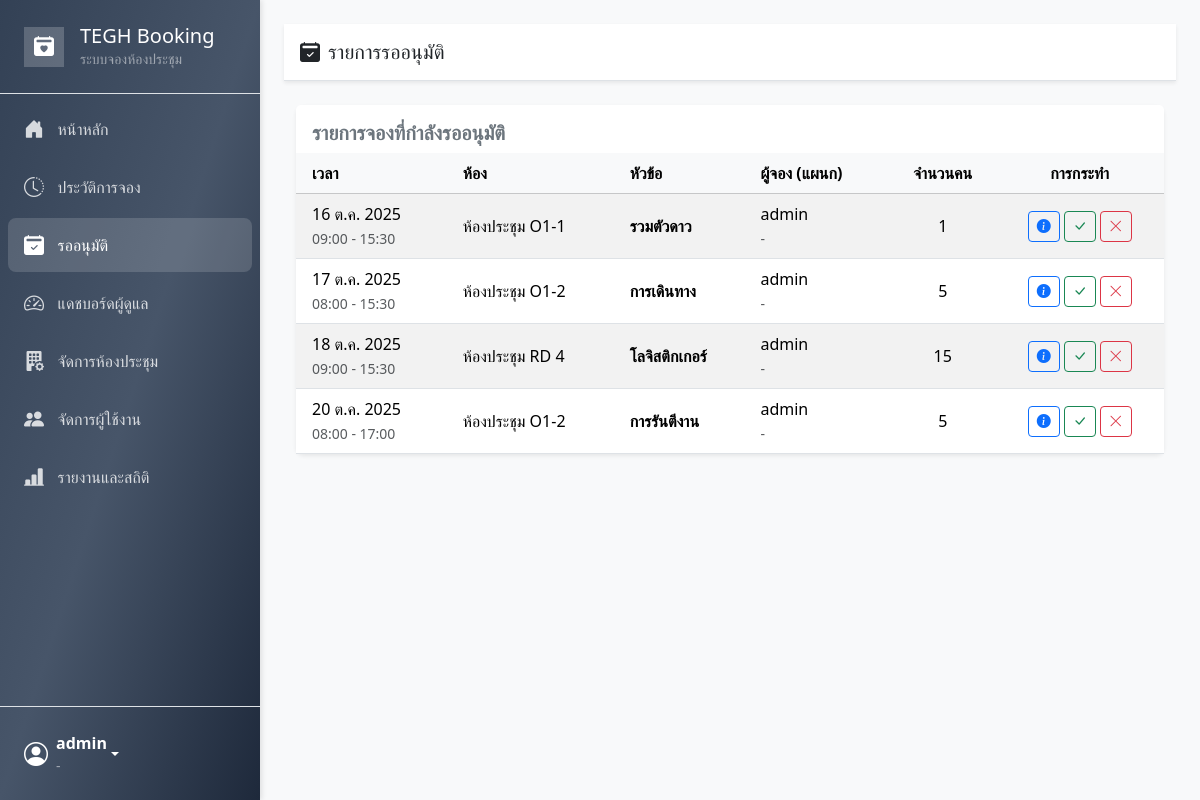
Before: /approvals/ (signed in) with the older database file.
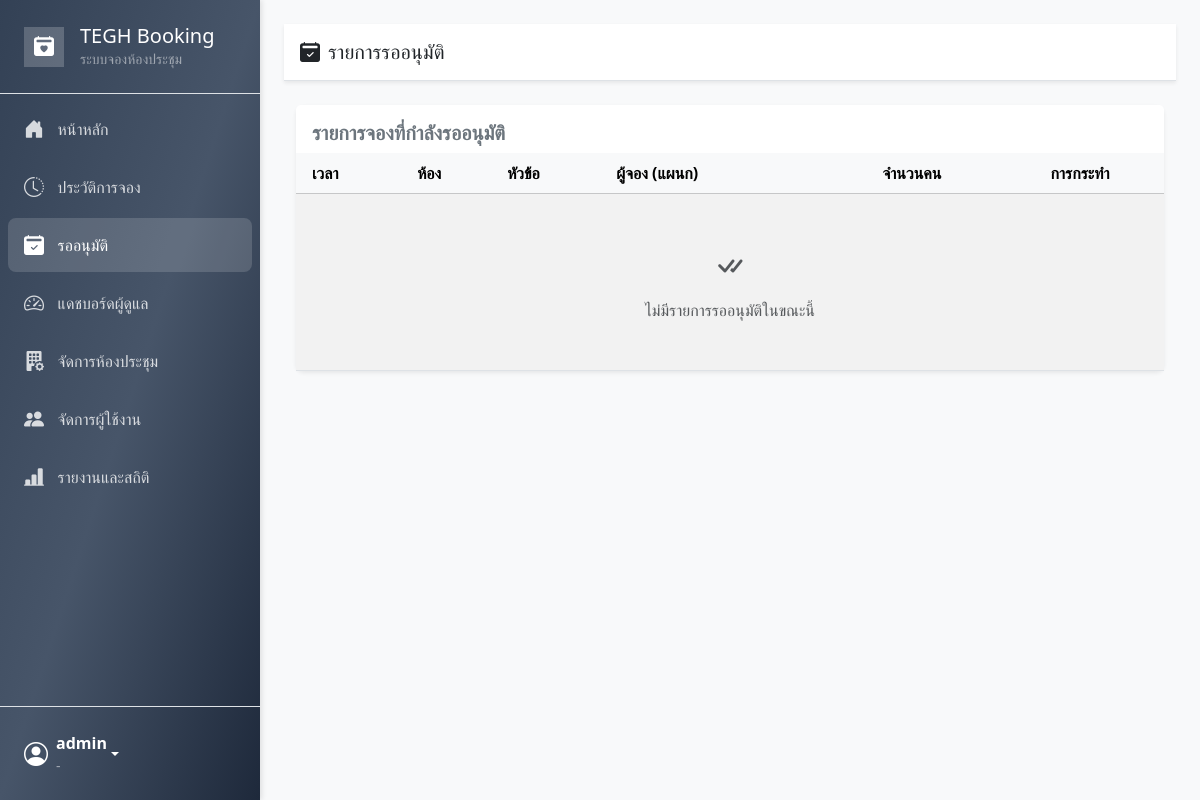
After: the same page with the newer database file.
### booking/models.py (models this page shows, shortened)
class Booking(models.Model):
    room = models.ForeignKey(Room, verbose_name="ห้องประชุม", on_delete=models.CASCADE, related_name='bookings')
    booked_by = models.ForeignKey(User, verbose_name="ผู้จอง", on_delete=models.CASCADE, related_name='booking')
    title = models.CharField("หัวข้อการประชุม", max_length=200)
    description = models.TextField("รายละเอียด/วาระ", blank=True, null=True)
    start_time = models.DateTimeField("เวลาเริ่มต้น", default=timezone.now)
    end_time = models.DateTimeField("เวลาสิ้นสุด", default=timezone.now)
    participant_count = models.PositiveIntegerField("จำนวนผู้เข้าร่วม (โดยประมาณ)", default=1)
    participants = models.ManyToManyField(
        User,
        verbose_name="รายชื่อผู้เข้าร่วม (ในระบบ)", # <-- 1. ค้นหา
        related_name='participating_bookings',
        blank=True
    )
    external_participants = models.TextField(
        "รายชื่อผู้เข้าร่วม (ภายนอก)", # <-- 2. พิมพ์เอง
        blank=True, null=True,
        help_text="สำหรับแขก หรือผู้ที่ไม่มีบัญชีในระบบ (พิมพ์ชื่อ คั่นด้วยจุลภาค หรือขึ้นบรรทัดใหม่)"
    )
    STATUS_CHOICES = [
        ('PENDING', 'รออนุมัติ'), ('APPROVED', 'อนุมัติแล้ว'),
        ('REJECTED', 'ถูกปฏิเสธ'), ('CANCELLED', 'ยกเลิกแล้ว'),
    ]
    status = models.CharField("สถานะ", max_length=10, choices=STATUS_CHOICES, default='PENDING')
    created_at = models.DateTimeField(auto_now_add=True)
    updated_at = models.DateTimeField(auto_now=True)
    chairman = models.CharField("ประธานในที่ประชุม", max_length=150, blank=True, null=True)
    department = models.CharField("แผนกผู้จอง", max_length=100, blank=True, null=True)
    presentation_file = models.FileField("ไฟล์นำเสนอ", upload_to='presentation_files/', blank=True, null=True, help_text="ไฟล์ที่ต้องการเปิดขึ้นจอ (PDF, PPT, Word, Excel)")
    additional_requests = models.TextField("คำขอเพิ่มเติม", blank=True, null=True, help_text="เช่น กาแฟ, อุปกรณ์พิเศษ")
    attachment = models.FileField("ไฟล์แนบอื่นๆ", upload_to='booking_attachments/', blank=True, null=True, help_text="เอกสารอื่นๆ ที่เกี่ยวข้อง")
    additional_notes = models.TextField("หมายเหตุ", blank=True, null=True)
    class Meta:
        ordering = ['-start_time']
        verbose_name = "การจอง"
        verbose_name_plural = "รายการจองทั้งหมด"
    def __init__(self, *args, **kwargs):
        super().__init__(*args, **kwargs)
        if self.pk:
            self.__original_start_time = self.start_time
            self.__original_end_time = self.end_time
            self.__original_room = self.room
        else:
            self.__original_start_time = None
            self.__original_end_time = None
            initial_room_id = kwargs.get('initial', {}).get('room') if 'initial' in kwargs else None
            self.__original_room = Room.objects.get(pk=initial_room_id) if initial_room_id else None

class Room(models.Model):
    name = models.CharField("ชื่อห้องประชุม", max_length=100, unique=True)
    building = models.CharField("อาคาร", max_length=50, blank=True, null=True)
    floor = models.CharField("ชั้น", max_length=20, blank=True, null=True)
    capacity = models.PositiveIntegerField("ความจุ (คน)", default=1)
    equipment_in_room = models.TextField(
        "อุปกรณ์ภายในห้อง",
        blank=True, null=True,
        help_text="ระบุอุปกรณ์ทีละรายการ บรรทัดละอย่าง"
    )
    image = models.ImageField(
        "รูปภาพห้องประชุม",
        upload_to='room_images/',
        blank=True, null=True
    )
    class Meta:
        ordering = ['building', 'floor', 'name']
        verbose_name = "ห้องประชุม"
        verbose_name_plural = "ห้องประชุม"

class Profile(models.Model):
    user = models.OneToOneField(User, on_delete=models.CASCADE, verbose_name="ผู้ใช้")
    department = models.CharField("แผนก/ฝ่าย", max_length=100, blank=True, null=True)
    phone = models.CharField("เบอร์โทรศัพท์", max_length=20, blank=True, null=True)
    avatar = models.ImageField("รูปโปรไฟล์", upload_to='avatars/', default='avatars/default.png', blank=True, null=True)
    class Meta:
        verbose_name = "ข้อมูลผู้ใช้เพิ่มเติม"
        verbose_name_plural = "ข้อมูลผู้ใช้เพิ่มเติม"

### booking/views.py (the view)
# urls.py: path('approvals/', views.approvals_view, name='approvals'),
@login_required
@user_passes_test(is_approver_or_admin)
def approvals_view(request):
    pending_bookings = Booking.objects.filter(status='PENDING') \
                                      .select_related('room', 'booked_by', 'booked_by__profile') \
                                      .order_by('start_time')
    return render(request, 'pages/approvals.html', {'pending_bookings': pending_bookings})

### booking/views.py (called while the page is built)
def is_admin(user):
    return user.is_authenticated and user.groups.filter(name='Admin').exists()

def is_approver_or_admin(user):
    return user.is_authenticated and user.groups.filter(name__in=['Approver', 'Admin']).exists()

### templates/pages/approvals.html (shortened to what this page needs)
{% extends 'base.html' %}
{% load static %}
{% block page_title %}<i class="bi bi-calendar2-check-fill me-2"></i>รายการรออนุมัติ{% endblock %}
{% block content %}
<div class="container-fluid py-4">
    <div class="card shadow-sm border-0 rounded-3">
        <div class="card-header bg-white border-bottom-0 pt-3 pb-2">
            <h5 class="mb-0 fw-bold text-secondary">รายการจองที่กำลังรออนุมัติ</h5>
        </div>
        <div class="table-responsive">
            <table class="table table-striped table-hover mb-0 align-middle">
                <thead class="table-light">
                    <tr>
                        <th scope="col" class="ps-3">เวลา</th>
                        <th scope="col">ห้อง</th>
                        <th scope="col">หัวข้อ</th>
                        <th scope="col">ผู้จอง (แผนก)</th>
                        <th scope="col" class="text-center">จำนวนคน</th>
                        <th scope="col" class="text-center">การกระทำ</th>
                    </tr>
                </thead>
                <tbody>
                    {% for booking in pending_bookings %}
                    <tr>
                        <td class="ps-3">
                            {{ booking.start_time|date:"d M Y" }}<br>
                            <span class="text-muted small">{{ booking.start_time|date:"H:i" }} - {{ booking.end_time|date:"H:i" }}</span>
                        </td>
                        <td>{{ booking.room.name }}</td>
                        <td>
                            <strong>{{ booking.title }}</strong>
                        </td>
                        <td>
                            {{ booking.booked_by.get_full_name|default:booking.booked_by.username }}
                            <br>
                            <span class="text-muted small">{{ booking.department|default:booking.booked_by.profile.department|default:"-" }}</span>
                        </td>
                        <td class="text-center">{{ booking.participant_count }}</td>
                        <td class="text-center">
                            <div class="d-inline-flex gap-1" role="group">
                                <a href="{% url 'booking_detail' booking.id %}" class="btn btn-sm btn-outline-primary" title="ดูรายละเอียด">
                                    <i class="bi bi-info-circle-fill"></i>
                                </a>
                                <form action="{% url 'approve_booking' booking.id %}" method="post" class="d-inline" onsubmit="return confirm('ยืนยันการอนุมัติ \"{{ booking.title|escapejs }}\" ?');">
                                    <button type="submit" class="btn btn-sm btn-outline-success" title="อนุมัติ">
                                        <i class="bi bi-check-lg"></i>
                                    </button>
                                </form>
                                <form action="{% url 'reject_booking' booking.id %}" method="post" class="d-inline" onsubmit="return confirm('ยืนยันการปฏิเสธ \"{{ booking.title|escapejs }}\" ?');">
                                    <button type="submit" class="btn btn-sm btn-outline-danger" title="ปฏิเสธ">
                                        <i class="bi bi-x-lg"></i>
                                    </button>
                                </form>
                            </div>
                        </td>
                    </tr>
                    {% empty %}
                    <tr>
                        <td colspan="6" class="text-center text-muted py-5">
                            <i class="bi bi-check-all fs-2 d-block mb-2"></i>
                            ไม่มีรายการรออนุมัติในขณะนี้
                        </td>
                    </tr>
                    {% endfor %}
                </tbody>
            </table>
        </div>
    </div>
</div>
{% endblock %}

### templates/base.html (shortened to what this page needs)
{% load static %}
<!DOCTYPE html>
<html lang="th">
<head>
    <link href="https://cdn.jsdelivr.net/npm/bootstrap@5.3.3/dist/css/bootstrap.min.css" rel="stylesheet">
    <link rel="stylesheet" href="https://cdn.jsdelivr.net/npm/bootstrap-icons@1.11.3/font/bootstrap-icons.min.css">
    <link href="https://cdn.jsdelivr.net/npm/select2@4.1.0-rc.0/dist/css/select2.min.css" rel="stylesheet" />
    <link href="https://cdn.jsdelivr.net/npm/fullcalendar@6.1.14/index.global.min.css" rel="stylesheet" />
    <link rel="stylesheet" href="{% static 'css/theme.css' %}">
</head>
<body>
<div class="d-flex">
    <nav class="sidebar d-flex flex-column">
        <div class="sidebar-header p-4 border-bottom">
            <a href="{% url 'dashboard' %}" class="d-flex align-items-center gap-3 text-decoration-none">
                <div class="d-flex align-items-center justify-content-center rounded-lg" style="background-color: rgba(255,255,255,0.2); width: 40px; height: 40px;">
                    <i class="bi bi-calendar2-heart-fill fs-5 text-white"></i>
                </div>
                <div>
                    <h2 class="h5 text-white mb-0">TEGH Booking</h2>
                    <p class="small text-white-50 mb-0">ระบบจองห้องประชุม</p>
                </div>
            </a>
        </div>
        <div class="flex-grow-1 p-2">
            {% if menu_items %}
                {% for item in menu_items %}
                    {% if item.show %}
                        <a href="{% url item.url_name %}" class="sidebar-menu-button {% if item.active %}active{% endif %}">
                            <i class="{{ item.icon }} fs-5"></i>
                            <span>{{ item.label }}</span>
                        </a>
                    {% endif %}
                {% endfor %}
            {% else %}
                <a href="#" class="sidebar-menu-button disabled text-white-50">กำลังโหลดเมนู...</a>
            {% endif %}
        </div>
        <div class="sidebar-footer p-4 border-top">
            {% if user.is_authenticated %}
            <div class="dropdown">
                <a href="#" class="d-flex align-items-center text-white text-decoration-none dropdown-toggle" data-bs-toggle="dropdown" aria-expanded="false">
                    {% if user.profile.profile_picture %}
                    <img src="{{ user.profile.profile_picture.url }}" class="rounded-circle me-2" width="32" height="32" style="object-fit: cover;" alt="Profile">
                    {% else %}
                    <i class="bi bi-person-circle fs-4 me-2"></i>
                    {% endif %}
                    <div class="text-start">
                        <strong>{{ user.get_full_name|default:user.username }}</strong>
                        <div class="small text-white-50">{{ user.profile.department|default:"-" }}</div>
                    </div>
                </a>
            </div>
            {% endif %}
        </div>
    </nav>
    <main class="main-content-wrapper flex-grow-1">
        <header class="sticky-top bg-white p-3 border-bottom shadow-sm d-flex justify-content-between align-items-center">
            <h5 class="mb-0">{% block page_title %}{% endblock %}</h5>
        </header>
        <div>
            {% block content %}{% endblock %}
        </div>
    </main>
</div>
</body>
</html>

Changed rows visible on the page:
no longer on this page (row edited): Booking: start_time "16 ต.ค. 2025", start_time "09:00", end_time "15:30", room.name "ห้องประชุม O1-1", title "รวมตัวดาว", booked_by.get_full_name "admin", department "-", participant_count "1"
no longer on this page (row edited): Booking: start_time "17 ต.ค. 2025", start_time "08:00", end_time "15:30", room.name "ห้องประชุม O1-2", title "การเดินทาง", booked_by.get_full_name "admin", department "-", participant_count "5"
no longer on this page (row edited): Booking: start_time "18 ต.ค. 2025", start_time "09:00", end_time "15:30", room.name "ห้องประชุม RD 4", title "โลจิสติกเกอร์", booked_by.get_full_name "admin", department "-", participant_count "15"
no longer on this page (row edited): Booking: start_time "20 ต.ค. 2025", start_time "08:00", end_time "17:00", room.name "ห้องประชุม O1-2", title "การรันตีงาน", booked_by.get_full_name "admin", department "-", participant_count "5"
Other visible differences:
text now shown: "ไม่มีรายการรออนุมัติในขณะนี้"
